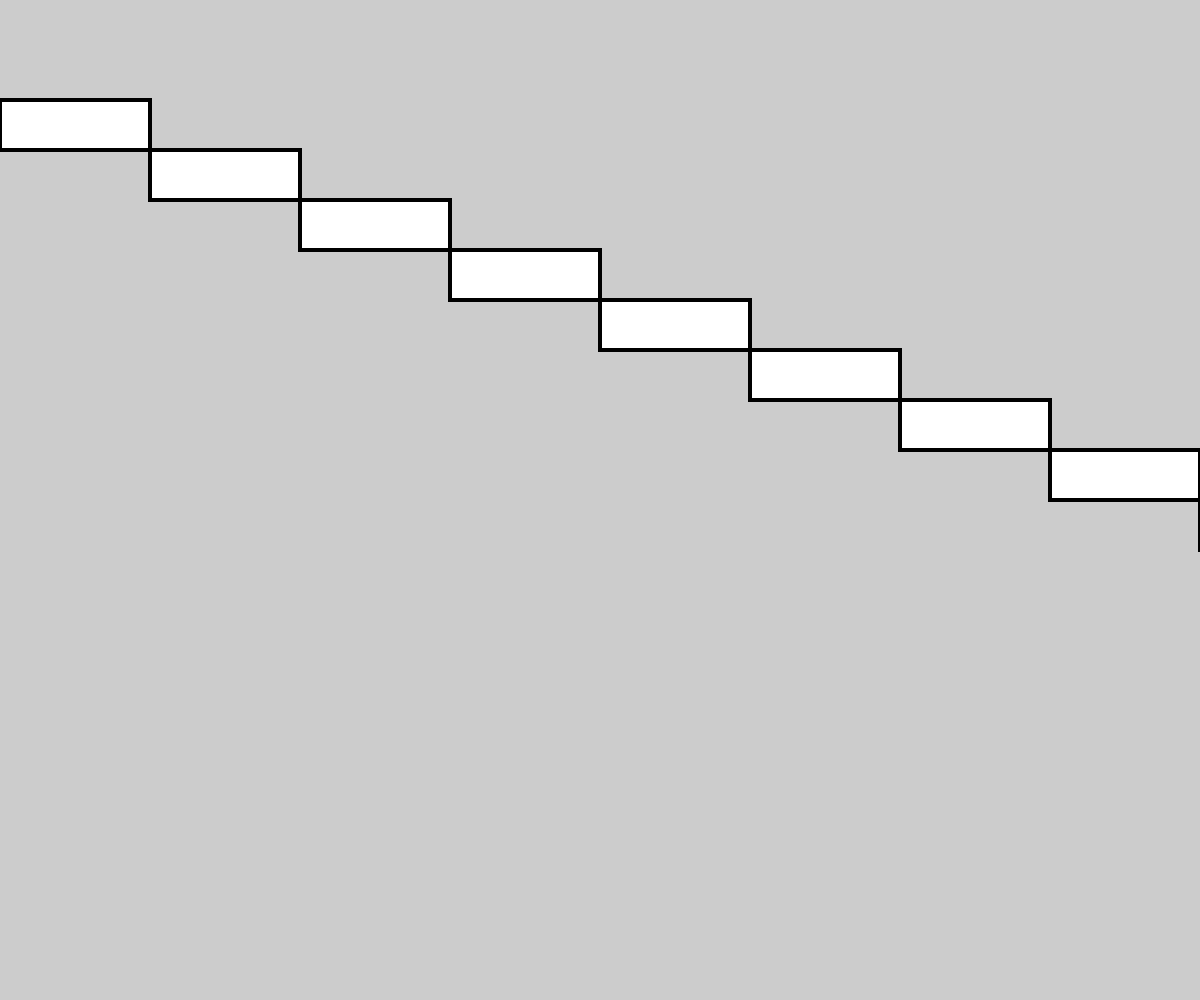
Frame 1 (no input)
Frame 60 (no input): identical to frame 1, image omitted
Frame 120 (the mouse pressed at the canvas centre since frame 60): identical to frame 1, image omitted

The p5.js sketch that drew this single still picture (run headless with seeded random() and noise() and a simulated clock; from frame 60 on, the mouse is pressed at the canvas centre):

// p5.js sketch
// ── sketch.js
var x = (150);
var y = (100);
var d = (150);
var s = (50);
var o = (50)
var q = (100)

function setup() {
createCanvas(1200,1000);
background (204);
strokeWeight(4);
}

function draw(){
  for(var i=0; i<9; i++){
  rect(x*i,y+o*i,d,s);
}
}
//js stands for java script , set ups draw once while draw puts up 60 frames per second
